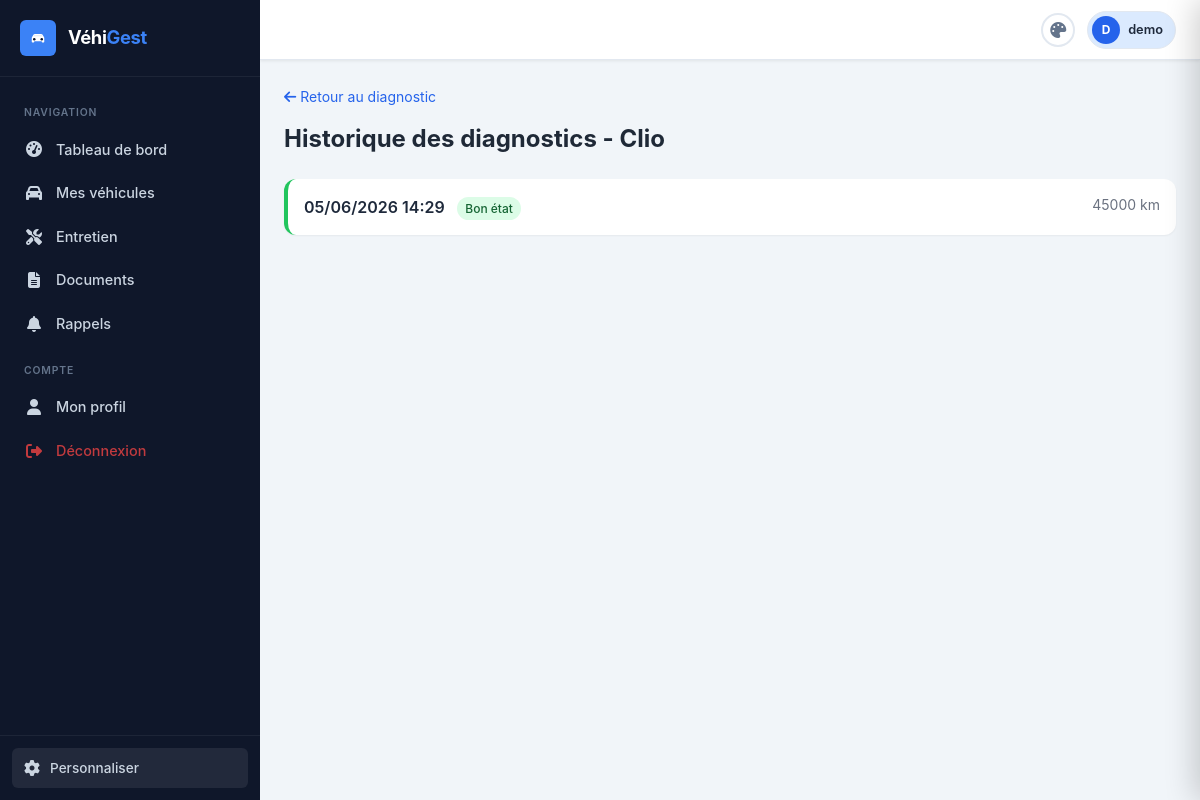
Page /diagnostic/1/historique/ (signed in) on the committed database.
### vehicles/models.py (models this page shows, shortened)
class Vehicle(models.Model):
    class VehicleType(models.TextChoices):
        CAR = 'car', 'Voiture'
        MOTORCYCLE = 'motorcycle', 'Moto'
        TRUCK = 'truck', 'Camion'
        VAN = 'van', 'Utilitaire'
        BUS = 'bus', 'Bus'
        OTHER = 'other', 'Autre'
    class FuelType(models.TextChoices):
        GASOLINE = 'gasoline', 'Essence'
        DIESEL = 'diesel', 'Diesel'
        ELECTRIC = 'electric', 'Électrique'
        HYBRID = 'hybrid', 'Hybride'
        LPG = 'lpg', 'GPL'
        OTHER = 'other', 'Autre'
    user = models.ForeignKey(User, on_delete=models.CASCADE, related_name='vehicles', verbose_name='Propriétaire')
    name = models.CharField('Nom du véhicule', max_length=100)
    brand = models.CharField('Marque', max_length=100)
    model = models.CharField('Modèle', max_length=100)
    year = models.IntegerField('Année')
    vehicle_type = models.CharField('Type', max_length=20, choices=VehicleType.choices, default=VehicleType.CAR)
    fuel_type = models.CharField('Carburant', max_length=20, choices=FuelType.choices, default=FuelType.GASOLINE)
    vin = models.CharField('Numéro VIN', max_length=17, blank=True)
    registration_number = models.CharField("Numéro d'immatriculation", max_length=20, blank=True)
    mileage = models.IntegerField('Kilométrage', default=0)
    photo = models.ImageField('Photo', upload_to='vehicles/', blank=True)
    purchase_date = models.DateField("Date d'achat", null=True, blank=True)
    is_active = models.BooleanField('Actif', default=True)
    created_at = models.DateTimeField(auto_now_add=True)
    updated_at = models.DateTimeField(auto_now=True)
    class Meta:
        verbose_name = 'Véhicule'
        verbose_name_plural = 'Véhicules'
        ordering = ['-created_at']

### diagnostics/models.py (models this page shows, shortened)
class DiagnosticReport(models.Model):
    class OverallStatus(models.TextChoices):
        GOOD = 'good', 'Bon état'
        WARNING = 'warning', 'Attention nécessaire'
        CRITICAL = 'critical', 'État critique'
    vehicle = models.ForeignKey(Vehicle, on_delete=models.CASCADE, related_name='diagnostic_reports', verbose_name='Véhicule')
    overall_status = models.CharField('Statut global', max_length=10, choices=OverallStatus.choices, default=OverallStatus.GOOD)
    report_date = models.DateTimeField("Date du diagnostic", auto_now_add=True)
    mileage = models.IntegerField('Kilométrage actuel')
    oil_change_status = models.CharField('État vidange', max_length=50, blank=True)
    inspection_status = models.CharField('État contrôle technique', max_length=50, blank=True)
    insurance_status = models.CharField('État assurance', max_length=50, blank=True)
    registration_status = models.CharField('État carte grise', max_length=50, blank=True)
    days_until_next_oil_change = models.IntegerField('Jours avant prochaine vidange', null=True, blank=True)
    km_until_next_oil_change = models.IntegerField('KM avant prochaine vidange', null=True, blank=True)
    days_until_inspection = models.IntegerField('Jours avant contrôle technique', null=True, blank=True)
    days_until_insurance_expiry = models.IntegerField('Jours avant expiration assurance', null=True, blank=True)
    recommendations = models.TextField('Recommandations', blank=True)
    is_critical = models.BooleanField('État critique', default=False)
    class Meta:
        verbose_name = 'Rapport de diagnostic'
        verbose_name_plural = 'Rapports de diagnostic'
        ordering = ['-report_date']

### diagnostics/views.py (the view)
# urls.py: path('<int:vehicle_pk>/historique/', views.diagnostic_history, name='history'),
@login_required
def diagnostic_history(request, vehicle_pk):
    vehicle = get_object_or_404(Vehicle, pk=vehicle_pk, user=request.user)
    reports = vehicle.diagnostic_reports.all()[:20]
    return render(request, 'diagnostics/history.html', {
        'vehicle': vehicle,
        'reports': reports,
    })

### diagnostics/templates/diagnostics/history.html (shortened to what this page needs)
{% extends "base.html" %}
{% block content %}
<div class="max-w-4xl mx-auto">
    <a href="{% url 'diagnostics:report' vehicle.pk %}" class="text-blue-600 hover:underline text-sm mb-4 inline-block"><i class="fas fa-arrow-left mr-1"></i>Retour au diagnostic</a>
    <h1 class="text-2xl font-bold text-gray-800 mb-6">Historique des diagnostics - {{ vehicle.name }}</h1>
    {% if reports %}
    <div class="space-y-4">
        {% for report in reports %}
        <div class="bg-white rounded-xl shadow-sm p-4 border-l-4
            {% if report.overall_status == 'critical' %}border-red-500
            {% elif report.overall_status == 'warning' %}border-yellow-500
            {% else %}border-green-500{% endif %}">
            <div class="flex justify-between items-start">
                <div>
                    <span class="font-semibold">{{ report.report_date|date:"d/m/Y H:i" }}</span>
                    <span class="ml-2 px-2 py-1 text-xs font-medium rounded-full
                        {% if report.overall_status == 'critical' %}bg-red-100 text-red-800
                        {% elif report.overall_status == 'warning' %}bg-yellow-100 text-yellow-800
                        {% else %}bg-green-100 text-green-800{% endif %}">
                        {{ report.get_overall_status_display }}
                    </span>
                </div>
                <span class="text-sm text-gray-500">{{ report.mileage }} km</span>
            </div>
        </div>
        {% endfor %}
    </div>
    {% else %}
    <p class="text-gray-500 text-center py-8">Aucun diagnostic enregistré</p>
    {% endif %}
</div>
{% endblock %}

### templates/base.html (shortened to what this page needs)
<!DOCTYPE html>
{% load static %}
<html lang="fr" data-theme="light" data-sidebar-style="standard" data-sidebar-color="default" data-font-size="medium">
<head>
    <script src="https://cdn.tailwindcss.com"></script>
    <link rel="stylesheet" href="https://cdnjs.cloudflare.com/ajax/libs/font-awesome/6.5.1/css/all.min.css">
</head>
<body>
    {% if user.is_authenticated %}
    <div class="app-layout">
        <aside class="sidebar" id="sidebar">
            <div class="sidebar-header">
                <div class="sidebar-logo-icon">
                </div>
                <span class="sidebar-brand">Véhi<span>Gest</span></span>
            </div>
            <nav class="sidebar-nav">
                <div class="sidebar-section-title">Navigation</div>
                <a href="{% url 'dashboard:home' %}" class="sidebar-link {% if request.resolver_match.app_name == 'dashboard' %}active{% endif %}">
                    <i class="fas fa-tachometer-alt"></i>
                    <span class="link-text">Tableau de bord</span>
                </a>
                <a href="{% url 'vehicles:list' %}" class="sidebar-link {% if request.resolver_match.app_name == 'vehicles' %}active{% endif %}">
                    <i class="fas fa-car"></i>
                    <span class="link-text">Mes véhicules</span>
                </a>
                <a href="{% url 'maintenance:list' %}" class="sidebar-link {% if request.resolver_match.app_name == 'maintenance' %}active{% endif %}">
                    <i class="fas fa-tools"></i>
                    <span class="link-text">Entretien</span>
                </a>
                <a href="{% url 'documents:list' %}" class="sidebar-link {% if request.resolver_match.app_name == 'documents' %}active{% endif %}">
                    <i class="fas fa-file-alt"></i>
                    <span class="link-text">Documents</span>
                </a>
                <a href="{% url 'notifications:reminders' %}" class="sidebar-link {% if request.resolver_match.app_name == 'notifications' %}active{% endif %}">
                    <i class="fas fa-bell"></i>
                    <span class="link-text">Rappels</span>
                </a>
                <div class="sidebar-section-title">Compte</div>
                <a href="{% url 'accounts:profile' %}" class="sidebar-link">
                    <i class="fas fa-user"></i>
                    <span class="link-text">Mon profil</span>
                </a>
                <a href="{% url 'accounts:logout' %}" class="sidebar-link" style="color:rgba(239,68,68,0.8)">
                    <i class="fas fa-sign-out-alt"></i>
                    <span class="link-text">Déconnexion</span>
                </a>
            </nav>
            <div class="sidebar-footer">
                <button class="settings-btn" onclick="openSettings()">
                    <i class="fas fa-cog"></i>
                    <span>Personnaliser</span>
                </button>
            </div>
        </aside>
        <div class="app-content">
            <header class="topbar">
                <div class="topbar-right">
                    <button onclick="openSettings()" class="theme-btn" title="Personnaliser" style="width:34px;height:34px;border-color:var(--border-color)">
                        <i class="fas fa-palette"></i>
                    </button>
                    <div style="display:flex;align-items:center;gap:8px;padding:4px 12px 4px 4px;border-radius:50px;background:var(--accent-light);border:1px solid var(--border-color)">
                        <div style="width:28px;height:28px;border-radius:50%;background:var(--accent);display:flex;align-items:center;justify-content:center;color:#fff;font-size:0.75rem;font-weight:700">
                            {{ user.username|first|upper }}
                        </div>
                        <span style="font-size:0.8rem;font-weight:600;color:var(--text-primary)">{{ user.username }}</span>
                    </div>
                </div>
            </header>
            <main class="main-area">
                {% block content %}{% endblock %}
            </main>
        </div>
    </div>
    {% else %}
    <main class="min-h-screen" style="background:var(--bg-body)">
        {% block auth_content %}{% endblock %}
    </main>
    {% endif %}
</body>
</html>

### templates/base.html (style rules this page uses)
:root { --bg-body: #f1f5f9; --bg-card: #ffffff; --bg-sidebar: #0f172a; --bg-sidebar-hover: rgba(255,255,255,0.08); --bg-sidebar-active: rgba(59,130,246,0.2); --bg-header: #ffffff; --bg-dropdown: #ffffff; --text-primary: #1e293b; --text-secondary: #64748b; --text-sidebar: #cbd5e1; --text-sidebar-active: #ffffff; --text-sidebar-heading: #64748b; --border-color: #e2e8f0; --accent: #2563eb; --accent-light: #dbeafe; --accent-dark: #1d4ed8; --shadow: 0 1px 3px rgba(0,0,0,0.08); --shadow-lg: 0 4px 20px rgba(0,0,0,0.1); --radius: 10px; --radius-sm: 6px; --font-size: 16px; --sidebar-width: 260px; --sidebar-compact-width: 72px; --transition-speed: 0.3s; }
[data-font-size="medium"] { --font-size: 16px; }
[data-sidebar-color="default"] { --sidebar-accent: #3b82f6; --sidebar-accent-bg: rgba(59,130,246,0.15); }
*, *::before, *::after { box-sizing: border-box; }
html { font-size: var(--font-size); }
body { margin: 0; font-family: 'Inter', system-ui, -apple-system, sans-serif; background: var(--bg-body); color: var(--text-primary); transition: background var(--transition-speed), color var(--transition-speed); min-height: 100vh; }
.app-layout { display: flex; height: 100vh; overflow: hidden; }
.sidebar { width: var(--sidebar-width); background: var(--bg-sidebar); display: flex; flex-direction: column; flex-shrink: 0; transition: width var(--transition-speed), background var(--transition-speed); position: relative; z-index: 40; overflow: hidden; }
.sidebar-header { padding: 20px 20px; display: flex; align-items: center; gap: 12px; border-bottom: 1px solid rgba(255,255,255,0.06); flex-shrink: 0; }
.sidebar-logo-icon { width: 36px; height: 36px; background: var(--sidebar-accent); border-radius: var(--radius-sm); display: flex; align-items: center; justify-content: center; flex-shrink: 0; transition: background var(--transition-speed); }
.sidebar-logo-icon svg { width: 20px; height: 20px; fill: white; }
.sidebar-brand { font-size: 1.15rem; font-weight: 700; color: #fff; letter-spacing: -0.02em; white-space: nowrap; overflow: hidden; }
.sidebar-brand span { color: var(--sidebar-accent); transition: color var(--transition-speed); }
.sidebar-nav { flex: 1; overflow-y: auto; padding: 12px 12px; display: flex; flex-direction: column; gap: 2px; }
.sidebar-section-title { font-size: 0.65rem; font-weight: 600; text-transform: uppercase; letter-spacing: 0.08em; color: var(--text-sidebar-heading); padding: 16px 12px 6px; white-space: nowrap; overflow: hidden; }
.sidebar-link { display: flex; align-items: center; gap: 12px; padding: 10px 12px; border-radius: var(--radius-sm); color: var(--text-sidebar); text-decoration: none; font-size: 0.9rem; font-weight: 500; transition: all 0.2s; white-space: nowrap; position: relative; }
.sidebar-link i { width: 20px; text-align: center; font-size: 1rem; flex-shrink: 0; }
.sidebar-link .link-text { overflow: hidden; }
.sidebar-footer { border-top: 1px solid rgba(255,255,255,0.06); padding: 12px; flex-shrink: 0; }
.app-content { flex: 1; display: flex; flex-direction: column; overflow: hidden; background: var(--bg-body); transition: background var(--transition-speed); }
.topbar { background: var(--bg-header); border-bottom: 1px solid var(--border-color); padding: 0 24px; height: 60px; display: flex; align-items: center; justify-content: space-between; flex-shrink: 0; transition: background var(--transition-speed), border-color var(--transition-speed); box-shadow: var(--shadow); }
.topbar-right { display: flex; align-items: center; gap: 12px; }
.main-area { flex: 1; overflow-y: auto; padding: 24px; }
.theme-btn { width: 36px; height: 36px; border-radius: 50%; border: 2px solid transparent; cursor: pointer; display: flex; align-items: center; justify-content: center; font-size: 1rem; transition: all 0.2s; background: var(--bg-card); color: var(--text-secondary); }
.settings-btn { display: flex; align-items: center; gap: 10px; width: 100%; padding: 10px 12px; border-radius: var(--radius-sm); border: none; background: var(--bg-sidebar-hover); color: var(--text-sidebar); cursor: pointer; font-size: 0.85rem; font-weight: 500; transition: all 0.2s; }
.settings-btn i { font-size: 1rem; }

### rows in the picture
Vehicle: name "Clio"
DiagnosticReport: report_date "05/06/2026 14:29", overall_status "Bon état", mileage "45000"

### other values in the picture
{{ user.username|first|upper }} "D"
{{ user.username }} "demo"
